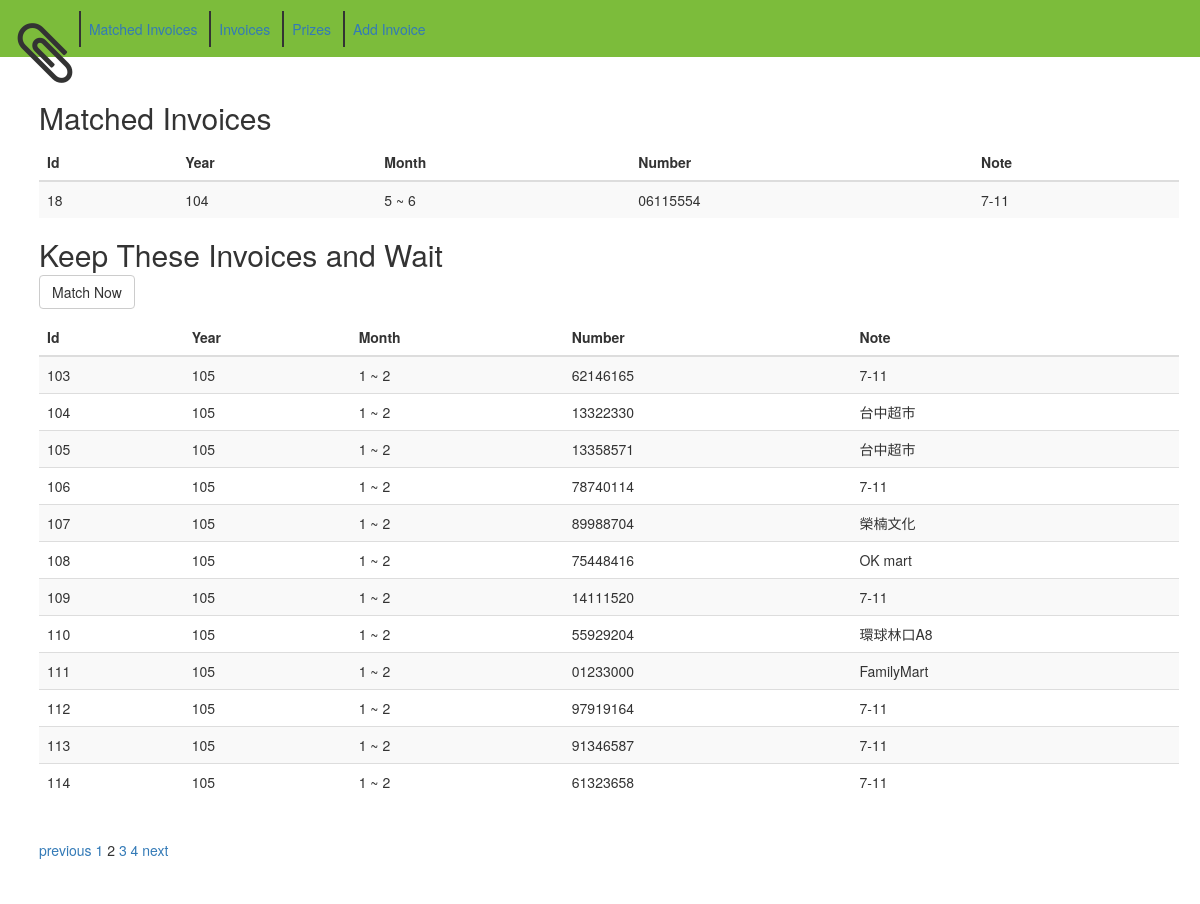
Screenshot of /?non_matched_page=2&non_matched_per_rows=12 with the database file from the repository.
### db.py (models this page shows, shortened)
class Invoice(Base):
    __tablename__ = 'invoices'
    id = Column(Integer, primary_key=True)
    year = Column(Integer)
    month = Column(Integer)
    number = Column(String)
    note = Column(String)
    is_matched = Column(Boolean)
    prize_id = Column(Integer, ForeignKey('prizes.id'))
    prize = relationship('Prize', backref=backref('invoices'))

### web.py (the view)
@app.route('/')
def index():
    non_matched_per_rows = request.args.get('non_matched_per_rows', pagination.Pagination.DEFAULT_PER_ROWS)
    non_matched_current_page = request.args.get('non_matched_page', 1)
    try:
        non_matched_per_rows = int(non_matched_per_rows)
        non_matched_per_rows = pagination.Pagination.DEFAULT_PER_ROWS if non_matched_per_rows <= 0 else non_matched_per_rows
    except:
        non_matched_per_rows = pagination.Pagination.DEFAULT_PER_ROWS
    try:
        non_matched_current_page = int(non_matched_current_page)
        non_matched_current_page = 1 if non_matched_current_page < 1 else non_matched_current_page
    except:
        non_matched_current_page = 1
    non_matched_invoices_query = g.app.get_non_matched_invoices()
    p = pagination.Pagination(non_matched_invoices_query.count(), non_matched_per_rows, non_matched_current_page)
    view_data = {
        'matched_invoices': g.app.get_matched_invoices().all(),
        'non_matched_invoices': non_matched_invoices_query[p.get_from_rows():p.get_to_rows() + 1],
        'pagination': p
        }
    return render_template('index.html',
                           **view_data)

### db.py (called while the page is built)
    @classmethod
    def get_instance(cls):
        instance = session.query(cls).first()
        if not instance:
            instance = cls()
        return instance

    def get_matched_invoices(self):
        return session.query(Invoice).filter_by(is_matched=True).order_by(Invoice.year, Invoice.month)

    def get_non_matched_invoices(self):
        return session.query(Invoice).filter_by(is_matched=None).order_by(Invoice.year, Invoice.month)

### pagination.py (called while the page is built)
    def set_total_rows(self, total_rows):
        if total_rows < 0:
            raise ValueError("total rows must greater than zero")
        self._total_rows = total_rows

    def set_per_rows(self, per_rows):
        if per_rows < 0:
            raise ValueError("per rows must greater than zero")
        self._per_rows = per_rows

    def get_per_rows(self):
        return self._per_rows

    def set_current_page(self, current_page):
        if current_page < 1:
            raise ValueError("current page must greater than 1")
        self._current_page = current_page

    def get_current_page(self):
        return self._current_page

    def get_from_rows(self):
        return (self._current_page - 1) * self._per_rows

    def get_to_rows(self):
        return self.get_from_rows() + self._per_rows - 1

    def set_pages_range(self, pages_range):
        if pages_range < 1:
            raise ValueError("pages range must greater than 1")
        self._pages_range = pages_range

    def get_pagination_from_page(self):
        return self._pagination_from_page

    def get_pagination_to_page(self):
        return self._pagination_to_page

    def get_total_pages(self):
        return self._total_pages

### web.py (called while the page is built)
@app.before_request
def before_request():
    g.app = db.App.get_instance()

### templates/index.html
{% extends "base.html" %}
{% block content %}
<h2>Matched Invoices</h2>
{% if matched_invoices|count %}
<table class="table table-striped table-hover">
  <thead>
    <tr>
      <th>Id</th>
      <th>Year</th>
      <th>Month</th>
      <th>Number</th>
      <th>Note</th>
    </tr>
  </thead>
  <tbody>
    {% for invoice in matched_invoices %}
    <tr>
      <td>{{ invoice.id }}</td>
      <td>{{ invoice.year }}</td>
      <td>{{ invoice.month * 2 - 1}} ~ {{ invoice.month * 2 }}</td>
      <td>{{ invoice.number }}</td>
      <td>{{ invoice.note }}</td>
    </tr>
    {% endfor %}
  </tbody>
</table>
{% else %}
<p>No luck today.</p>
{% endif %}
<h2>Keep These Invoices and Wait <form action="invoices_match" method="POST"><button class="btn btn-default" type="submit">Match Now</button></form></h2>
{% if non_matched_invoices|count %}
<table class="table table-striped table-hover">
  <thead>
    <tr>
      <th>Id</th>
      <th>Year</th>
      <th>Month</th>
      <th>Number</th>
      <th>Note</th>
    </tr>
  </thead>
  <tbody>
    {% for invoice in non_matched_invoices %}
    <tr>
      <td>{{ invoice.id }}</td>
      <td>{{ invoice.year }}</td>
      <td>{{ invoice.month * 2 - 1 }} ~ {{ invoice.month * 2 }}</td>
      <td>{{ invoice.number }}</td>
      <td>{{ invoice.note }}</td>
    </tr>
    {% endfor %}
  </tbody>
</table>
<div class="pagination">
  {% if pagination.get_current_page() != 1 %}
  <a href="?non_matched_page={{ pagination.get_current_page() - 1 }}&non_matched_per_rows={{ pagination.get_per_rows() }}">previous</a>
  {% endif %}
  {% for page in range(pagination.get_pagination_from_page(), pagination.get_pagination_to_page() + 1) %}
  {% if page == pagination.get_current_page() %}
  <span class="current_page">{{ page }}</span>
  {% else %}
  <a href="?non_matched_page={{ page }}&non_matched_per_rows={{ pagination.get_per_rows() }}">{{ page }}</a>
  {% endif %}
  {% endfor %}
  {% if pagination.get_current_page() != pagination.get_total_pages() %}
  <a href="?non_matched_page={{ pagination.get_current_page() + 1 }}&non_matched_per_rows={{ pagination.get_per_rows() }}">next</a>
  {% endif %}
</div>
{% else %}
<p>Maybe buy something and then add the invoice you get later.</p>
{% endif %}
{% endblock %}

### rows the page displays
Invoice: id "18", year "104", invoice.month*2-1 "5", invoice.month*2 "6", number "06115554", note "7-11"
Invoice: id "103", year "105", invoice.month*2-1 "1", invoice.month*2 "2", number "62146165", note "7-11"
Invoice: id "104", year "105", invoice.month*2-1 "1", invoice.month*2 "2", number "13322330", note "台中超市"
Invoice: id "105", year "105", invoice.month*2-1 "1", invoice.month*2 "2", number "13358571", note "台中超市"
Invoice: id "106", year "105", invoice.month*2-1 "1", invoice.month*2 "2", number "78740114", note "7-11"
Invoice: id "107", year "105", invoice.month*2-1 "1", invoice.month*2 "2", number "89988704", note "榮楠文化"
Invoice: id "108", year "105", invoice.month*2-1 "1", invoice.month*2 "2", number "75448416", note "OK mart"
Invoice: id "109", year "105", invoice.month*2-1 "1", invoice.month*2 "2", number "14111520", note "7-11"
Invoice: id "110", year "105", invoice.month*2-1 "1", invoice.month*2 "2", number "55929204", note "環球林口A8"
Invoice: id "111", year "105", invoice.month*2-1 "1", invoice.month*2 "2", number "01233000", note "FamilyMart"
Invoice: id "112", year "105", invoice.month*2-1 "1", invoice.month*2 "2", number "97919164", note "7-11"
Invoice: id "113", year "105", invoice.month*2-1 "1", invoice.month*2 "2", number "91346587", note "7-11"
Invoice: id "114", year "105", invoice.month*2-1 "1", invoice.month*2 "2", number "61323658", note "7-11"

### other values shown
{{ page }} "1" "3" "4"
{{ page }} "2"
